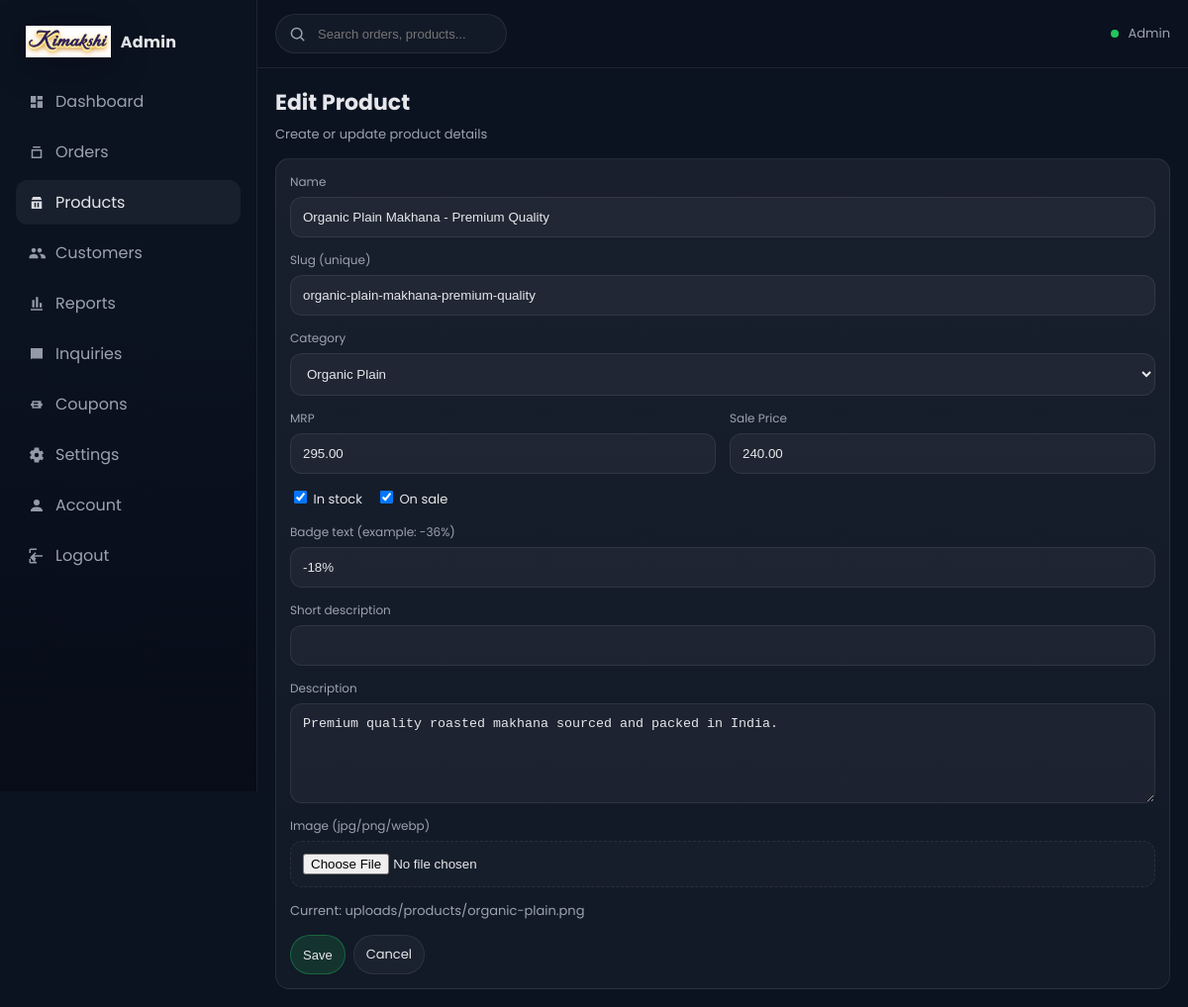
Page /admin/product_form.php?id=1 (signed in) on the committed database.
### tables this page shows
CREATE TABLE products (
  id INT UNSIGNED AUTO_INCREMENT PRIMARY KEY,
  category_id INT UNSIGNED NULL,
  name VARCHAR(190) NOT NULL,
  slug VARCHAR(210) NOT NULL UNIQUE,
  short_desc VARCHAR(255) NULL,
  description TEXT NULL,
  price_mrp DECIMAL(10,2) NOT NULL,
  price_sale DECIMAL(10,2) NOT NULL,
  in_stock TINYINT(1) NOT NULL DEFAULT 1,
  is_on_sale TINYINT(1) NOT NULL DEFAULT 0,
  image_path VARCHAR(255) NULL,
  badge_text VARCHAR(30) NULL,
  created_at TIMESTAMP NOT NULL DEFAULT CURRENT_TIMESTAMP,
  updated_at TIMESTAMP NULL DEFAULT NULL,
  CONSTRAINT fk_products_category FOREIGN KEY (category_id) REFERENCES categories(id)
    ON DELETE SET NULL ON UPDATE CASCADE
);

CREATE TABLE categories (
  id INT UNSIGNED AUTO_INCREMENT PRIMARY KEY,
  name VARCHAR(120) NOT NULL,
  slug VARCHAR(140) NOT NULL UNIQUE,
  created_at TIMESTAMP NOT NULL DEFAULT CURRENT_TIMESTAMP
);

### includes/db.php (called while the page is built, shortened)
<?php
function db(): PDO
{
    static $pdo = null;
    if ($pdo instanceof PDO) {
        return $pdo;
    }
    $dsn = 'mysql:host=' . DB_HOST . ';dbname=' . DB_NAME . ';charset=utf8mb4';
    $pdo = new PDO($dsn, DB_USER, DB_PASS, [
        PDO::ATTR_ERRMODE => PDO::ERRMODE_EXCEPTION,
        PDO::ATTR_DEFAULT_FETCH_MODE => PDO::FETCH_ASSOC,
        PDO::ATTR_EMULATE_PREPARES => false,
    ]);
    return $pdo;
}

### includes/helpers.php (called while the page is built, shortened)
<?php
function e(string $value): string
{
    return htmlspecialchars($value, ENT_QUOTES, 'UTF-8');
}

### admin/product_form.php (the view, shortened to what this page needs)
<?php
require_once __DIR__ . '/../includes/helpers.php';
require_once __DIR__ . '/../includes/db.php';
require_once __DIR__ . '/_layout.php';
$id = (int)($_GET['id'] ?? 0);
$product = null;
if ($id) {
  $stmt = db()->prepare('SELECT * FROM products WHERE id=?');
  $stmt->execute([$id]);
  $product = $stmt->fetch();
}
$cats = db()->query('SELECT * FROM categories ORDER BY name ASC')->fetchAll();
?>
<div class="admin-card" style="margin-top:14px;max-width:980px">
  <form method="post" enctype="multipart/form-data" class="admin-grid" style="margin-top:0">
    <div class="admin-field" style="grid-column:span 12">
      <label>Name</label>
      <input name="name" required value="<?= e($product['name'] ?? '') ?>" style="width:100%;border:1px solid var(--a-line);background:rgba(255,255,255,.04);color:var(--a-text);border-radius:12px;padding:12px 12px;outline:none">
    </div>
    <div class="admin-field" style="grid-column:span 12">
      <label>Slug (unique)</label>
      <input name="slug" required value="<?= e($product['slug'] ?? '') ?>" style="width:100%;border:1px solid var(--a-line);background:rgba(255,255,255,.04);color:var(--a-text);border-radius:12px;padding:12px 12px;outline:none">
    </div>
    <div class="admin-field" style="grid-column:span 12">
      <label>Category</label>
      <select name="category_id">
        <?php foreach ($cats as $c): ?>
          <option value="<?= (int)$c['id'] ?>" <?= (int)($product['category_id'] ?? 0)===(int)$c['id']?'selected':'' ?>><?= e($c['name']) ?></option>
        <?php endforeach; ?>
      </select>
    </div>
    <div class="admin-field" style="grid-column:span 6">
      <label>MRP</label>
      <input type="number" step="0.01" name="price_mrp" required value="<?= e((string)($product['price_mrp'] ?? '')) ?>" style="width:100%;border:1px solid var(--a-line);background:rgba(255,255,255,.04);color:var(--a-text);border-radius:12px;padding:12px 12px;outline:none">
    </div>
    <div class="admin-field" style="grid-column:span 6">
      <label>Sale Price</label>
      <input type="number" step="0.01" name="price_sale" required value="<?= e((string)($product['price_sale'] ?? '')) ?>" style="width:100%;border:1px solid var(--a-line);background:rgba(255,255,255,.04);color:var(--a-text);border-radius:12px;padding:12px 12px;outline:none">
    </div>
    <div style="grid-column:span 12;display:flex;gap:14px;flex-wrap:wrap;align-items:center">
      <label style="font-size:13px;color:var(--a-text)"><input type="checkbox" name="in_stock" <?= (int)($product['in_stock'] ?? 1) ? 'checked' : '' ?>> In stock</label>
      <label style="font-size:13px;color:var(--a-text)"><input type="checkbox" name="is_on_sale" <?= (int)($product['is_on_sale'] ?? 0) ? 'checked' : '' ?>> On sale</label>
    </div>
    <div class="admin-field" style="grid-column:span 12">
      <label>Badge text (example: -36%)</label>
      <input name="badge_text" value="<?= e($product['badge_text'] ?? '') ?>" style="width:100%;border:1px solid var(--a-line);background:rgba(255,255,255,.04);color:var(--a-text);border-radius:12px;padding:12px 12px;outline:none">
    </div>
    <div class="admin-field" style="grid-column:span 12">
      <label>Short description</label>
      <input name="short_desc" value="<?= e($product['short_desc'] ?? '') ?>" style="width:100%;border:1px solid var(--a-line);background:rgba(255,255,255,.04);color:var(--a-text);border-radius:12px;padding:12px 12px;outline:none">
    </div>
    <div class="admin-field" style="grid-column:span 12">
      <label>Description</label>
      <textarea name="description" rows="5" style="width:100%;border:1px solid var(--a-line);background:rgba(255,255,255,.04);color:var(--a-text);border-radius:12px;padding:12px 12px;outline:none"><?= e($product['description'] ?? '') ?></textarea>
    </div>
    <div class="admin-field" style="grid-column:span 12">
      <label>Image (jpg/png/webp)</label>
      <input type="file" name="image" style="width:100%;border:1px dashed var(--a-line);background:rgba(255,255,255,.02);color:var(--a-text);border-radius:12px;padding:12px 12px;outline:none">
      <?php if (!empty($product['image_path'])): ?>
        <div class="admin-sub" style="margin-top:8px">Current: <?= e((string)$product['image_path']) ?></div>
      <?php endif; ?>
    </div>
    <div class="admin-actions" style="grid-column:span 12">
      <button class="admin-btn primary" type="submit">Save</button>
      <a class="admin-btn" href="products.php">Cancel</a>
    </div>
  </form>
</div>

### assets/css/admin.css (style rules this page uses)
:root { --a-bg:#0b1220; --a-panel:#0f172a; --a-card:#111c33; --a-text:#e5e7eb; --a-muted:#9ca3af; --a-line:rgba(255,255,255,.08); --a-brand:#22c55e; --a-danger:#ef4444; --a-warn:#f59e0b; --a-radius:14px; }
* { box-sizing:border-box }
html,body { height:100% }
body { margin:0;font-family:"Poppins",system-ui,-apple-system,Segoe UI,Roboto,Arial,sans-serif;background:var(--a-bg);color:var(--a-text) }
a { color:inherit;text-decoration:none }
.admin-sub { margin-top:6px;color:var(--a-muted);font-size:13px }
.admin-grid { display:grid;grid-template-columns:repeat(12,1fr);gap:14px;margin-top:16px }
.admin-card { background:linear-gradient(180deg,rgba(255,255,255,.06),rgba(255,255,255,.03));border:1px solid var(--a-line);border-radius:var(--a-radius);padding:14px }
.admin-actions { display:flex;gap:8px;flex-wrap:wrap }
.admin-btn { display:inline-flex;align-items:center;justify-content:center;gap:8px;border-radius:999px;border:1px solid var(--a-line);background:rgba(255,255,255,.04);color:var(--a-text);padding:9px 12px;font-size:13px;cursor:pointer }
.admin-btn.primary { background:rgba(34,197,94,.15);border-color:rgba(34,197,94,.35) }
.admin-field { display:grid;gap:6px }
.admin-field label { font-size:12px;color:var(--a-muted) }
.admin-field select { width:100%;border:1px solid var(--a-line);background:rgba(255,255,255,.04);color:var(--a-text);border-radius:12px;padding:12px 12px;outline:none }

### rows in the picture
products: name "Organic Plain Makhana - Premium Quality", slug "organic-plain-makhana-premium-quality", category_id "Organic Plain", price_mrp "295.00", price_sale "240.00", in_stock "☑", is_on_sale "☑", badge_text "-18%", description "Premium quality roasted makhana sourced and packed in India.", image_path "uploads/products/organic-plain.png"

### other values in the picture
$u['name'] "Admin"
$pageTitle "Edit Product"
$pageSubtitle "Create or update product details"
